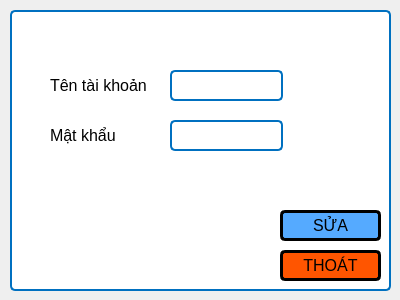
<?xml version="1.0" encoding="UTF-8"?>
<ui version="4.0">
 <class>man_hinh_sua_admin</class>
 <widget class="QWidget" name="man_hinh_sua_admin">
  <property name="geometry">
   <rect>
    <x>0</x>
    <y>0</y>
    <width>400</width>
    <height>300</height>
   </rect>
  </property>
  <property name="windowTitle">
   <string>Form</string>
  </property>
  <widget class="QLabel" name="label">
   <property name="geometry">
    <rect>
     <x>50</x>
     <y>70</y>
     <width>101</width>
     <height>31</height>
    </rect>
   </property>
   <property name="font">
    <font>
     <family>Tahoma</family>
     <pointsize>12</pointsize>
     <bold>false</bold>
    </font>
   </property>
   <property name="styleSheet">
    <string notr="true">border:none;</string>
   </property>
   <property name="text">
    <string>Tên tài khoản</string>
   </property>
  </widget>
  <widget class="QLineEdit" name="ten_tai_khoan">
   <property name="geometry">
    <rect>
     <x>170</x>
     <y>70</y>
     <width>113</width>
     <height>31</height>
    </rect>
   </property>
   <property name="font">
    <font>
     <family>Tahoma</family>
     <pointsize>12</pointsize>
    </font>
   </property>
   <property name="styleSheet">
    <string notr="true">border: 2px solid rgb(0, 112, 192);
background-color: rgb(255, 255, 255);
border-radius: 5px</string>
   </property>
  </widget>
  <widget class="QLabel" name="label_8">
   <property name="geometry">
    <rect>
     <x>10</x>
     <y>10</y>
     <width>381</width>
     <height>281</height>
    </rect>
   </property>
   <property name="styleSheet">
    <string notr="true">border: 2px solid rgb(0, 112, 192);
background-color: rgb(255, 255, 255);
border-radius: 5px</string>
   </property>
   <property name="text">
    <string/>
   </property>
  </widget>
  <widget class="QPushButton" name="thoat">
   <property name="geometry">
    <rect>
     <x>280</x>
     <y>250</y>
     <width>101</width>
     <height>31</height>
    </rect>
   </property>
   <property name="font">
    <font>
     <family>Tahoma</family>
     <pointsize>12</pointsize>
     <bold>false</bold>
    </font>
   </property>
   <property name="styleSheet">
    <string notr="true">border: 3px solid rgb(0,0,0);
background-color: rgb(255, 85, 0);
border-radius: 5px;</string>
   </property>
   <property name="text">
    <string>THOÁT</string>
   </property>
   <property name="icon">
    <iconset>
     <normalon>:/images/32_n.png</normalon>
    </iconset>
   </property>
  </widget>
  <widget class="QPushButton" name="sua">
   <property name="geometry">
    <rect>
     <x>280</x>
     <y>210</y>
     <width>101</width>
     <height>31</height>
    </rect>
   </property>
   <property name="font">
    <font>
     <family>Tahoma</family>
     <pointsize>12</pointsize>
     <bold>false</bold>
    </font>
   </property>
   <property name="styleSheet">
    <string notr="true">border: 3px solid rgb(0,0,0);
background-color: rgb(85, 170, 255);
border-radius: 5px;</string>
   </property>
   <property name="text">
    <string>SỬA</string>
   </property>
   <property name="icon">
    <iconset>
     <normalon>:/images/334_n.png</normalon>
    </iconset>
   </property>
  </widget>
  <widget class="QLabel" name="label_2">
   <property name="geometry">
    <rect>
     <x>50</x>
     <y>120</y>
     <width>71</width>
     <height>31</height>
    </rect>
   </property>
   <property name="font">
    <font>
     <family>Tahoma</family>
     <pointsize>12</pointsize>
     <bold>false</bold>
    </font>
   </property>
   <property name="styleSheet">
    <string notr="true">border:none;</string>
   </property>
   <property name="text">
    <string>Mật khẩu</string>
   </property>
  </widget>
  <widget class="QLineEdit" name="mat_khau">
   <property name="geometry">
    <rect>
     <x>170</x>
     <y>120</y>
     <width>113</width>
     <height>31</height>
    </rect>
   </property>
   <property name="font">
    <font>
     <family>Tahoma</family>
     <pointsize>12</pointsize>
    </font>
   </property>
   <property name="styleSheet">
    <string notr="true">border: 2px solid rgb(0, 112, 192);
background-color: rgb(255, 255, 255);
border-radius: 5px</string>
   </property>
  </widget>
  <zorder>label_8</zorder>
  <zorder>label</zorder>
  <zorder>ten_tai_khoan</zorder>
  <zorder>thoat</zorder>
  <zorder>sua</zorder>
  <zorder>label_2</zorder>
  <zorder>mat_khau</zorder>
 </widget>
 <resources>
  <include location="../resource.qrc"/>
 </resources>
 <connections/>
</ui>
